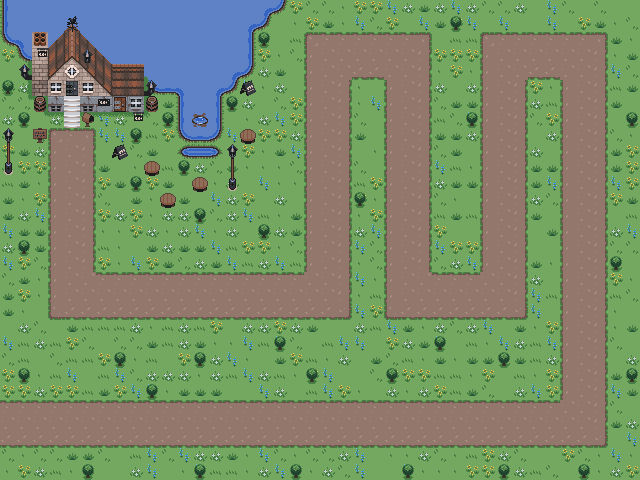

Tiled map render using the project's own tile images. Description and the map definition, with tile-layer contents summarised, below:
An orthogonal 40x30 tile map with 16x16 px tiles, 5 tile layers (Grass, Path, Shadows, Base, ...) and 11 objects (Start, Point1, Point2, Point3, Point4, ...).

<map version="1.5" tiledversion="1.6.0" orientation="orthogonal" renderorder="right-down" width="40" height="30" tilewidth="16" tileheight="16" infinite="0" nextlayerid="11" nextobjectid="13">
 <tileset firstgid="1" source="village-palette01-day.tsx" />
 <objectgroup id="10" name="Objects">
  <properties>
   <property name="Points" value="9" />
  </properties>
  <object id="1" name="Start" x="0.666667" y="400" width="16" height="46">
   <properties>
    <property name="path" type="object" value="2" />
   </properties>
  </object>
  <object id="2" name="Point1" x="560.667" y="400.667" width="44.6667" height="44.6667">
   <properties>
    <property name="path" type="object" value="3" />
   </properties>
  </object>
  <object id="3" name="Point2" x="560.667" y="32.6667" width="46" height="48">
   <properties>
    <property name="path" type="object" value="4" />
   </properties>
  </object>
  <object id="4" name="Point3" x="480.667" y="32.6667" width="47.3333" height="46.6667">
   <properties>
    <property name="path" type="object" value="5" />
   </properties>
  </object>
  <object id="5" name="Point4" x="480.667" y="272" width="45.3333" height="46">
   <properties>
    <property name="path" type="object" value="6" />
   </properties>
  </object>
  <object id="6" name="Point5" x="384.667" y="272" width="48" height="46">
   <properties>
    <property name="path" type="object" value="7" />
   </properties>
  </object>
  <object id="7" name="Point6" x="385.333" y="32.6667" width="45.3333" height="46.6667">
   <properties>
    <property name="path" type="object" value="8" />
   </properties>
  </object>
  <object id="8" name="Point7" x="305.333" y="32.6667" width="47.3333" height="48.6667">
   <properties>
    <property name="path" type="object" value="9" />
   </properties>
  </object>
  <object id="9" name="Point8" x="304.667" y="272" width="45.3333" height="45.3333">
   <properties>
    <property name="path" type="object" value="10" />
   </properties>
  </object>
  <object id="10" name="Point9" x="48" y="272" width="50" height="45.3333">
   <properties>
    <property name="path" type="object" value="11" />
   </properties>
  </object>
  <object id="11" name="End" x="48.6667" y="127.333" width="46" height="18" />
 </objectgroup>
 <layer id="1" name="Grass" width="40" height="30" locked="1">
  <data>[1200 cells, 1200 non-empty, 16 distinct tile ids]</data>
 </layer>
 <layer id="2" name="Path" width="40" height="30" locked="1">
  <data>[1200 cells, 441 non-empty, 9 distinct tile ids]</data>
 </layer>
 <layer id="4" name="Shadows" width="40" height="30" locked="1">
  <data>[1200 cells, 15 non-empty, 8 distinct tile ids]</data>
 </layer>
 <layer id="3" name="Base" width="40" height="30" locked="1">
  <data>[1200 cells, 31 non-empty, 23 distinct tile ids]</data>
 </layer>
 <layer id="9" name="Decorations" width="40" height="30" locked="1">
  <data>[1200 cells, 59 non-empty, 19 distinct tile ids]</data>
 </layer>
</map>
